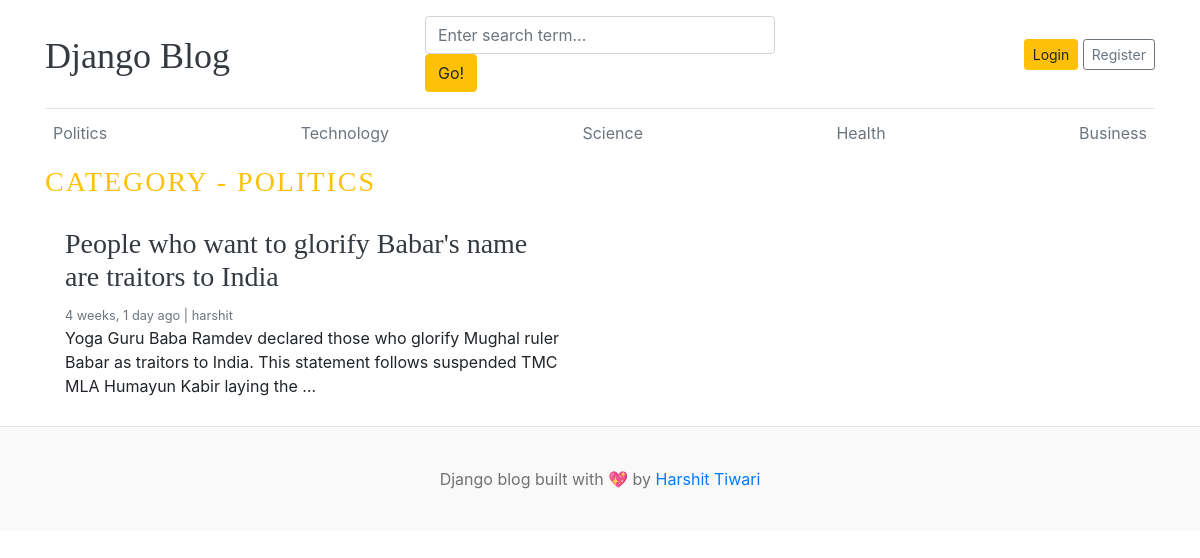
The app's page /category/2/ with its own data.
### blogs/models.py (models this page shows, shortened)
class Category(models.Model):
    category_name = models.CharField(max_length=50, unique=True)
    created_at = models.DateTimeField(auto_now_add=True)
    updated_at = models.DateTimeField(auto_now=True)
    class Meta:
        verbose_name_plural = 'categories'
    def __str__(self):
        return self.category_name

class Blog(models.Model):
    title = models.CharField(max_length=100)
    slug = models.SlugField(max_length=150, unique=True, blank=True)
    category = models.ForeignKey(Category, on_delete=models.CASCADE)
    author = models.ForeignKey(User, on_delete=models.CASCADE)
    featured_image = models.ImageField(upload_to='uploads/%Y/%m/%d')
    short_description = models.TextField(max_length=500)
    blog_body = models.TextField(max_length=2000)
    status = models.CharField(max_length=20, choices=STATUS_CHOICES, default="Default")
    is_featured = models.BooleanField(default=False)
    created_at = models.DateTimeField(auto_now_add=True)
    updated_at = models.DateTimeField(auto_now=True)

### blogs/views.py (the view)
# urls.py: path('<int:category_id>/', views.posts_by_category, name='posts_by_category')
def posts_by_category(request, category_id):
    posts = Blog.objects.filter(status='Published', category = category_id)
    category = get_object_or_404(Category, pk=category_id)
    context = {
        'posts':posts,
        'category' : category,
    }
    return render(request, 'posts_by_category.html', context)

### blogs/context_processors.py (called while the page is built)
def get_categories(request):
    categories = Category.objects.all()
    return dict(categories=categories)

def get_social_links(request):
    social_links = SocialLink.objects.all()
    return dict(social_links=social_links)

### templates/posts_by_category.html
{% extends 'base.html' %}
{% block content %}
        <h3 class="text-uppercase text-warning" style="letter-spacing: 2px;">Category - {{ category }}</h3>
        <div class="row mb-2">
            {% if posts %}
            {% for post in posts %}
            <div class="col-md-6">
                <div class="card border-0">
                    <div class="card-body">
                        <h3><a href="{% url 'blogs' post.slug %}" class="text-dark">{{ post.title }}</a></h3>
                        <small class="mb-1 text-muted">{{ post.created_at | timesince }} ago | {{ post.author }}</small>
                        <p class="card-text">{{ post.short_description | truncatewords:25}}</p>
                    </div>
                </div>
            </div>
            {% endfor %}
            {% else %}
            <p>No posts found</p>
            {% endif %}
        </div>
    </div>
{% endblock %}

### templates/base.html (shortened to what this page needs)
{% load static %}
<!DOCTYPE html>
<html lang="en">
<head>
    <link href="https://getbootstrap.com/docs/4.0/dist/css/bootstrap.min.css" rel="stylesheet">
    <link href="{% static 'css/blog.css' %}" rel="stylesheet">
    <link rel="stylesheet" href="https://cdnjs.cloudflare.com/ajax/libs/font-awesome/4.7.0/css/font-awesome.min.css">
</head>
<body>
    <div class="container">
        <header class="blog-header py-3">
            <div class="row flex-nowrap justify-content-between align-items-center">
                <div class="col-4 pt-1">
                    <a class="blog-header-logo text-dark" href="/">Django Blog</a>
                </div>
                <div class="col-4">
                    <form action="{% url 'search' %}" method="GET">
                        <input class="form-control" type="text" name="keyword" value="{{keyword}}" placeholder="Enter search term..." aria-label="Enter search term..." aria-describedby="button-search" />
                        <button type="submit" class="btn btn-warning" id="button-search" type="button">Go!</button>
                    </form>
                </div>
                <div class="col-4 d-flex justify-content-end align-items-center">
                    {% if not user.is_authenticated %}
                    <a class="btn btn-sm btn-warning" href="{% url 'login' %}">Login</a> &nbsp;
                    <a class="btn btn-sm btn-outline-secondary" href="{% url 'register' %}">Register</a>
                    {% else %}
                    <span><a href="{% url 'dashboard' %}">Dashboard</a></span>
                    &emsp;
                    <span><a href="{% url 'logout' %}">Logout</a></span>
                    {% endif %}
                </div>
            </div>
        </header>
        <div class="nav-scroller py-1 mb-2">
            <nav class="nav d-flex justify-content-between">
                {% for cat in categories %}
                <a class="p-2 text-muted" href="{% url 'posts_by_category' cat.id %}">{{ cat.category_name }}</a>
                {% endfor %}
        </div>
{% block content %}
{% endblock %}
 <footer class="blog-footer">
        <p>Django blog built with 💖 by <a href="#">Harshit Tiwari</a></p>
    </footer>
</body>
</html>

### blog_main/static/css/blog.css (style rules this page uses)
.blog-header { border-bottom: 1px solid #e5e5e5; }
.blog-header-logo { font-family: "Playfair Display", Georgia, "Times New Roman", serif; font-size: 2.25rem; }
h1, h2, h3, h4, h5, h6 { font-family: "Playfair Display", Georgia, "Times New Roman", serif; }
.blog-footer { padding: 2.5rem 0; color: #727272; text-align: center; background-color: #f9f9f9; border-top: .05rem solid #e5e5e5; }
.blog-footer p:last-child { margin-bottom: 0; }

### records on screen
Category: category_name "Politics", category_name "POLITICS"
Category: category_name "Technology"
Category: category_name "Science"
Category: category_name "Health"
Category: category_name "Business"
Blog: title "People who want to glorify Babar's name are traitors to India", created_at "4 weeks, 1 day", author "harshit", short_description "Yoga Guru Baba Ramdev declared those who glorify Mughal ruler Babar as traitors to India. This statement follows suspended TMC MLA Humayun Kabir laying the …"
